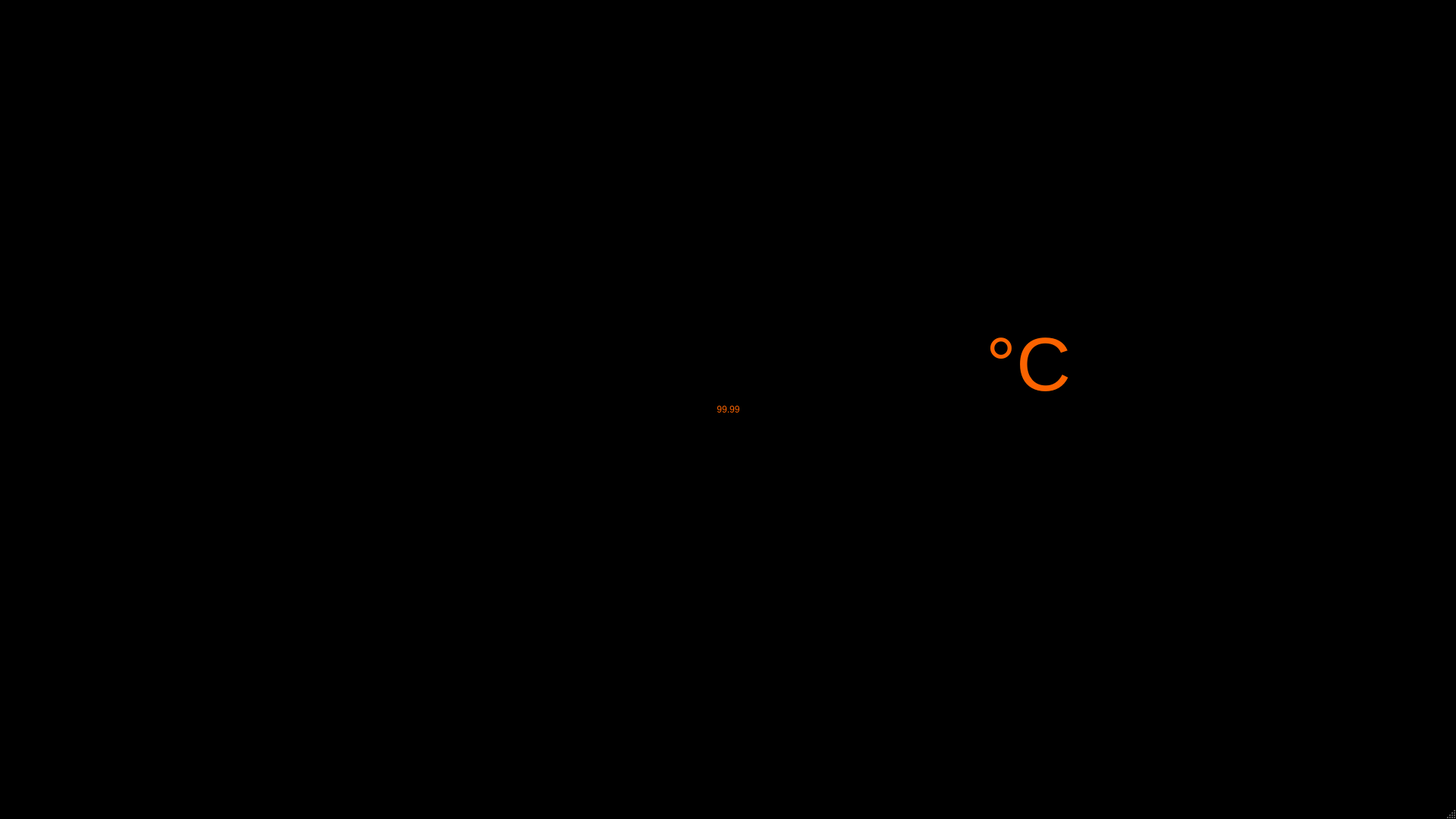
<?xml version="1.0" encoding="UTF-8"?>
<ui version="4.0">
 <class>MainWindow</class>
 <widget class="QMainWindow" name="MainWindow">
  <property name="geometry">
   <rect>
    <x>0</x>
    <y>0</y>
    <width>1920</width>
    <height>1080</height>
   </rect>
  </property>
  <property name="windowTitle">
   <string>MainWindow</string>
  </property>
  <property name="styleSheet">
   <string notr="true">#MainWindow {
background: black;
}

QLabel {
font-size: 250px;
color:  #fb6300;
}
QLabel#label_2 {
font-size: 100px;
}</string>
  </property>
  <widget class="QWidget" name="centralwidget">
   <widget class="QLabel" name="label">
    <property name="geometry">
     <rect>
      <x>0</x>
      <y>0</y>
      <width>1921</width>
      <height>1080</height>
     </rect>
    </property>
    <property name="text">
     <string>99.99</string>
    </property>
    <property name="alignment">
     <set>Qt::AlignCenter</set>
    </property>
   </widget>
   <widget class="QLabel" name="label_2">
    <property name="geometry">
     <rect>
      <x>1300</x>
      <y>410</y>
      <width>131</width>
      <height>141</height>
     </rect>
    </property>
    <property name="font">
     <font>
      <pointsize>-1</pointsize>
     </font>
    </property>
    <property name="text">
     <string>°C</string>
    </property>
   </widget>
  </widget>
  <widget class="QMenuBar" name="menubar">
   <property name="geometry">
    <rect>
     <x>0</x>
     <y>0</y>
     <width>1920</width>
     <height>21</height>
    </rect>
   </property>
  </widget>
  <widget class="QStatusBar" name="statusbar"/>
 </widget>
 <resources/>
 <connections/>
</ui>
